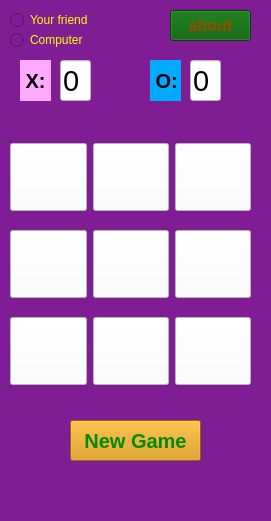
<?xml version="1.0" encoding="UTF-8"?>
<ui version="4.0">
 <class>MainWindow</class>
 <widget class="QMainWindow" name="MainWindow">
  <property name="geometry">
   <rect>
    <x>0</x>
    <y>0</y>
    <width>271</width>
    <height>521</height>
   </rect>
  </property>
  <property name="windowTitle">
   <string>MainWindow</string>
  </property>
  <property name="styleSheet">
   <string notr="true">background-color:rgb(128, 28, 148);
</string>
  </property>
  <widget class="QWidget" name="centralwidget">
   <widget class="QWidget" name="gridLayoutWidget">
    <property name="geometry">
     <rect>
      <x>10</x>
      <y>130</y>
      <width>241</width>
      <height>271</height>
     </rect>
    </property>
    <layout class="QGridLayout" name="gridLayout">
     <item row="1" column="1">
      <widget class="QPushButton" name="btn_5">
       <property name="font">
        <font>
         <pointsize>40</pointsize>
         <bold>true</bold>
        </font>
       </property>
       <property name="styleSheet">
        <string notr="true">background-color:rgb(255, 255, 255);</string>
       </property>
       <property name="text">
        <string/>
       </property>
      </widget>
     </item>
     <item row="0" column="2">
      <widget class="QPushButton" name="btn_3">
       <property name="font">
        <font>
         <pointsize>40</pointsize>
         <bold>true</bold>
        </font>
       </property>
       <property name="styleSheet">
        <string notr="true">background-color:rgb(255, 255, 255);</string>
       </property>
       <property name="text">
        <string/>
       </property>
      </widget>
     </item>
     <item row="0" column="1">
      <widget class="QPushButton" name="btn_2">
       <property name="font">
        <font>
         <pointsize>40</pointsize>
         <bold>true</bold>
        </font>
       </property>
       <property name="styleSheet">
        <string notr="true">background-color:rgb(255, 255, 255);</string>
       </property>
       <property name="text">
        <string/>
       </property>
      </widget>
     </item>
     <item row="1" column="0">
      <widget class="QPushButton" name="btn_4">
       <property name="font">
        <font>
         <pointsize>40</pointsize>
         <bold>true</bold>
        </font>
       </property>
       <property name="styleSheet">
        <string notr="true">background-color:rgb(255, 255, 255);</string>
       </property>
       <property name="text">
        <string/>
       </property>
      </widget>
     </item>
     <item row="0" column="0">
      <widget class="QPushButton" name="btn_1">
       <property name="font">
        <font>
         <pointsize>40</pointsize>
         <bold>true</bold>
        </font>
       </property>
       <property name="styleSheet">
        <string notr="true">background-color:rgb(255, 255, 255);</string>
       </property>
       <property name="text">
        <string/>
       </property>
      </widget>
     </item>
     <item row="1" column="2">
      <widget class="QPushButton" name="btn_6">
       <property name="font">
        <font>
         <pointsize>40</pointsize>
         <bold>true</bold>
        </font>
       </property>
       <property name="styleSheet">
        <string notr="true">background-color:rgb(255, 255, 255);</string>
       </property>
       <property name="text">
        <string/>
       </property>
      </widget>
     </item>
     <item row="2" column="0">
      <widget class="QPushButton" name="btn_7">
       <property name="font">
        <font>
         <pointsize>40</pointsize>
         <bold>true</bold>
        </font>
       </property>
       <property name="styleSheet">
        <string notr="true">background-color:rgb(255, 255, 255);</string>
       </property>
       <property name="text">
        <string/>
       </property>
      </widget>
     </item>
     <item row="2" column="1">
      <widget class="QPushButton" name="btn_8">
       <property name="font">
        <font>
         <pointsize>40</pointsize>
         <bold>true</bold>
        </font>
       </property>
       <property name="styleSheet">
        <string notr="true">background-color:rgb(255, 255, 255);</string>
       </property>
       <property name="text">
        <string/>
       </property>
      </widget>
     </item>
     <item row="2" column="2">
      <widget class="QPushButton" name="btn_9">
       <property name="font">
        <font>
         <pointsize>40</pointsize>
         <bold>true</bold>
        </font>
       </property>
       <property name="styleSheet">
        <string notr="true">background-color:rgb(255, 255, 255);</string>
       </property>
       <property name="text">
        <string/>
       </property>
      </widget>
     </item>
    </layout>
   </widget>
   <widget class="QPushButton" name="btn_new_game">
    <property name="geometry">
     <rect>
      <x>70</x>
      <y>420</y>
      <width>131</width>
      <height>41</height>
     </rect>
    </property>
    <property name="font">
     <font>
      <pointsize>15</pointsize>
      <bold>true</bold>
     </font>
    </property>
    <property name="styleSheet">
     <string notr="true">background-color:rgb(213, 142, 0);
color:rgb(0, 139, 0);</string>
    </property>
    <property name="text">
     <string>New Game</string>
    </property>
   </widget>
   <widget class="QRadioButton" name="radio_friend">
    <property name="geometry">
     <rect>
      <x>10</x>
      <y>10</y>
      <width>89</width>
      <height>20</height>
     </rect>
    </property>
    <property name="styleSheet">
     <string notr="true">color:rgb(255, 255, 0);</string>
    </property>
    <property name="text">
     <string>Your friend</string>
    </property>
   </widget>
   <widget class="QRadioButton" name="radio_computer">
    <property name="geometry">
     <rect>
      <x>10</x>
      <y>30</y>
      <width>89</width>
      <height>20</height>
     </rect>
    </property>
    <property name="styleSheet">
     <string notr="true">color:rgb(255, 255, 0);</string>
    </property>
    <property name="text">
     <string>Computer</string>
    </property>
   </widget>
   <widget class="QLabel" name="label">
    <property name="geometry">
     <rect>
      <x>20</x>
      <y>60</y>
      <width>31</width>
      <height>41</height>
     </rect>
    </property>
    <property name="font">
     <font>
      <pointsize>15</pointsize>
      <bold>true</bold>
     </font>
    </property>
    <property name="styleSheet">
     <string notr="true">background-color:rgb(255, 170, 255);</string>
    </property>
    <property name="text">
     <string> X:</string>
    </property>
   </widget>
   <widget class="QLineEdit" name="lineEdit_X">
    <property name="geometry">
     <rect>
      <x>60</x>
      <y>60</y>
      <width>31</width>
      <height>41</height>
     </rect>
    </property>
    <property name="font">
     <font>
      <pointsize>22</pointsize>
     </font>
    </property>
    <property name="styleSheet">
     <string notr="true">background-color:rgb(255, 255, 255);</string>
    </property>
    <property name="text">
     <string>0</string>
    </property>
    <property name="readOnly">
     <bool>true</bool>
    </property>
   </widget>
   <widget class="QLabel" name="label_2">
    <property name="geometry">
     <rect>
      <x>150</x>
      <y>60</y>
      <width>31</width>
      <height>41</height>
     </rect>
    </property>
    <property name="font">
     <font>
      <pointsize>15</pointsize>
      <bold>true</bold>
     </font>
    </property>
    <property name="styleSheet">
     <string notr="true">background-color:rgb(0, 170, 255);</string>
    </property>
    <property name="text">
     <string> O:</string>
    </property>
   </widget>
   <widget class="QLineEdit" name="lineEdit_O">
    <property name="geometry">
     <rect>
      <x>190</x>
      <y>60</y>
      <width>31</width>
      <height>41</height>
     </rect>
    </property>
    <property name="font">
     <font>
      <pointsize>22</pointsize>
     </font>
    </property>
    <property name="styleSheet">
     <string notr="true">background-color:rgb(255, 255, 255);</string>
    </property>
    <property name="text">
     <string>0</string>
    </property>
    <property name="readOnly">
     <bool>true</bool>
    </property>
   </widget>
   <widget class="QPushButton" name="btn_about">
    <property name="geometry">
     <rect>
      <x>170</x>
      <y>10</y>
      <width>81</width>
      <height>31</height>
     </rect>
    </property>
    <property name="font">
     <font>
      <pointsize>12</pointsize>
      <bold>true</bold>
     </font>
    </property>
    <property name="styleSheet">
     <string notr="true">background-color:rgb(0, 90, 0);
color:rgb(152, 76, 0);</string>
    </property>
    <property name="text">
     <string>about</string>
    </property>
   </widget>
  </widget>
  <widget class="QMenuBar" name="menubar">
   <property name="geometry">
    <rect>
     <x>0</x>
     <y>0</y>
     <width>271</width>
     <height>22</height>
    </rect>
   </property>
  </widget>
  <widget class="QStatusBar" name="statusbar"/>
 </widget>
 <resources/>
 <connections/>
</ui>
